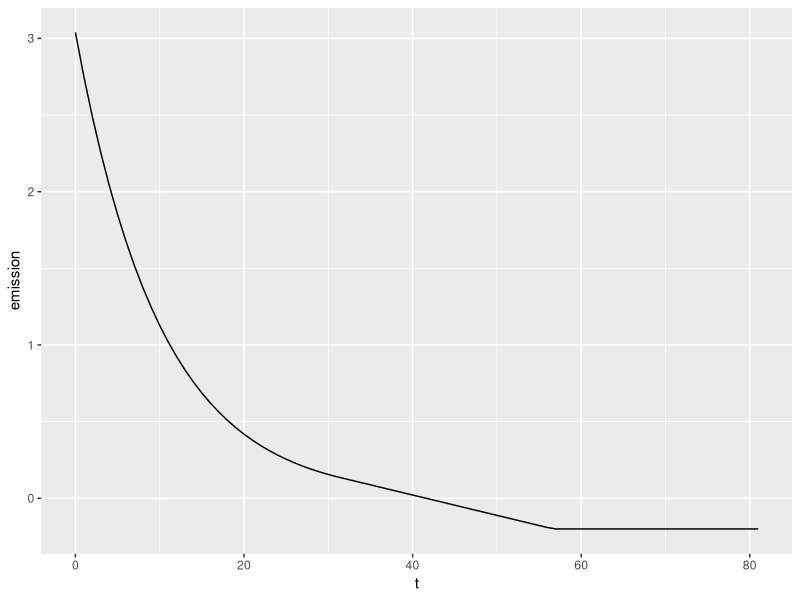
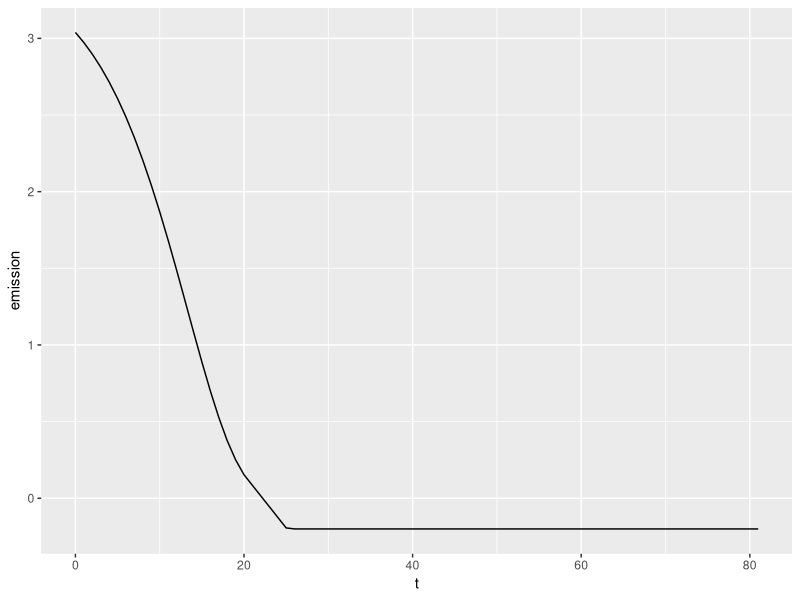
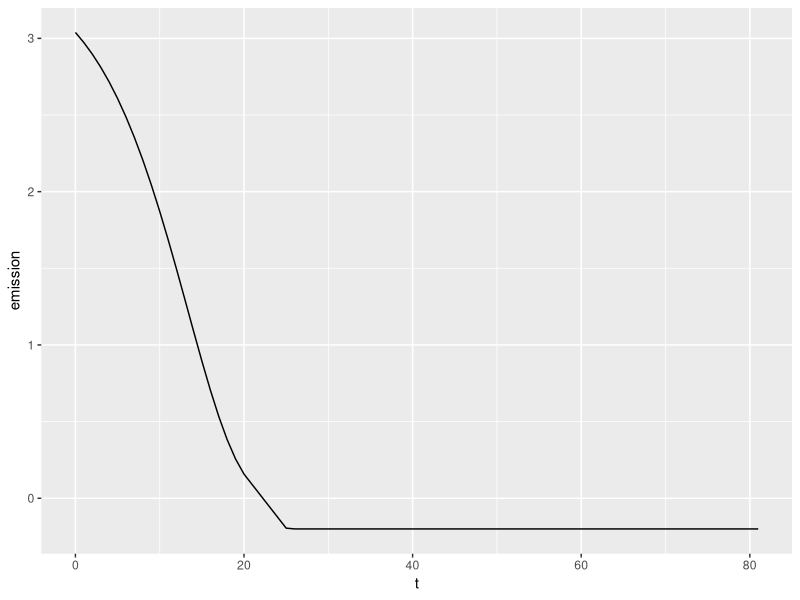
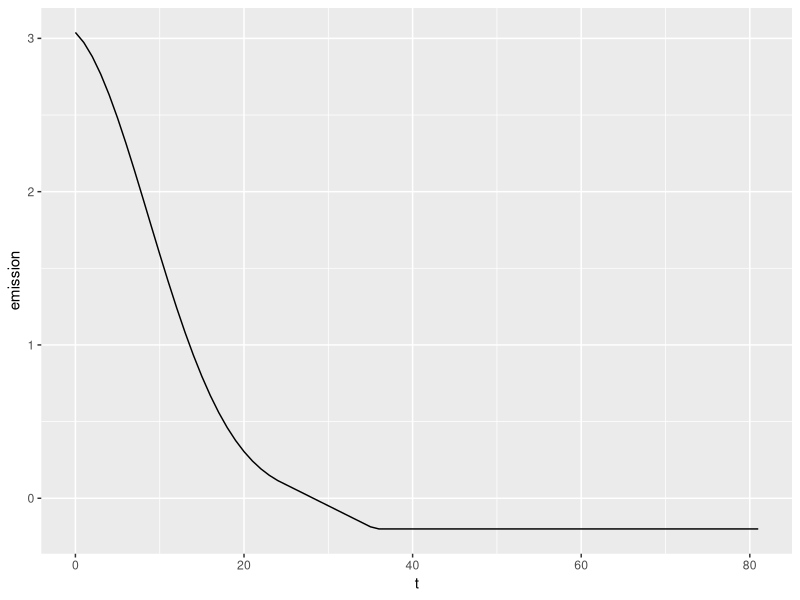
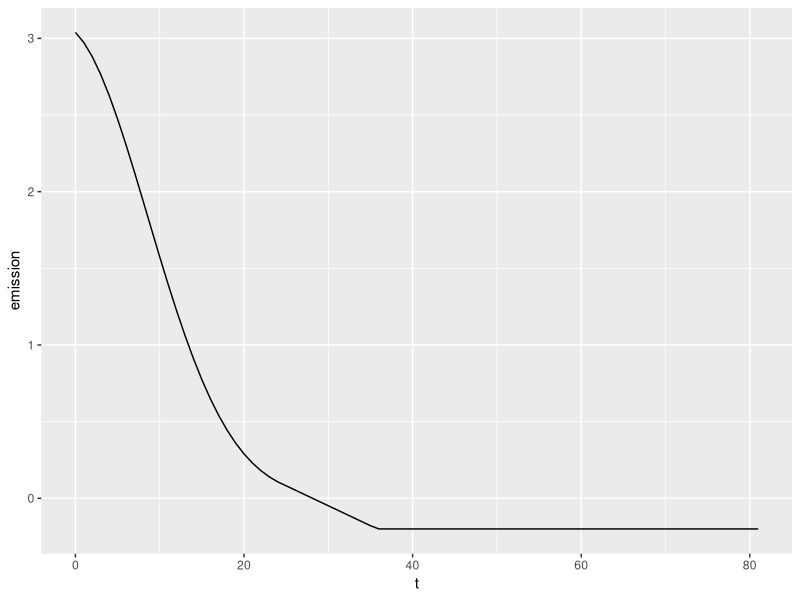
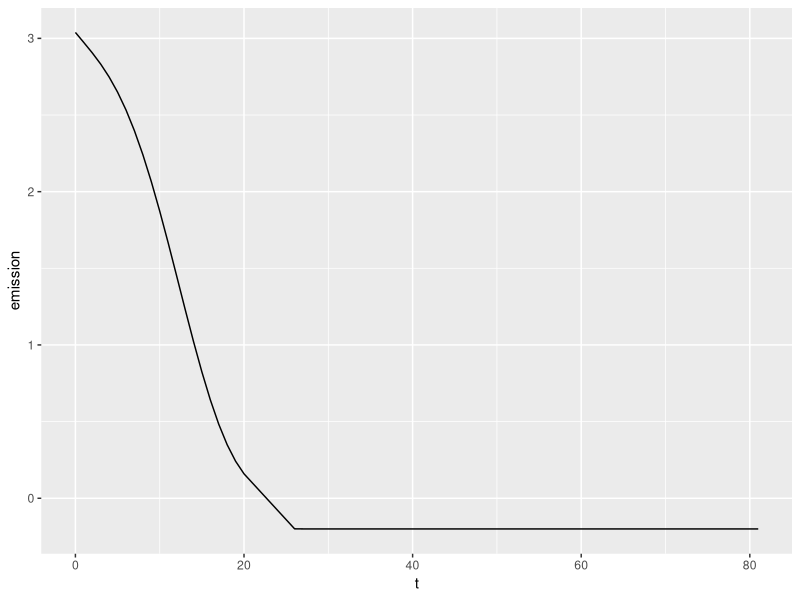
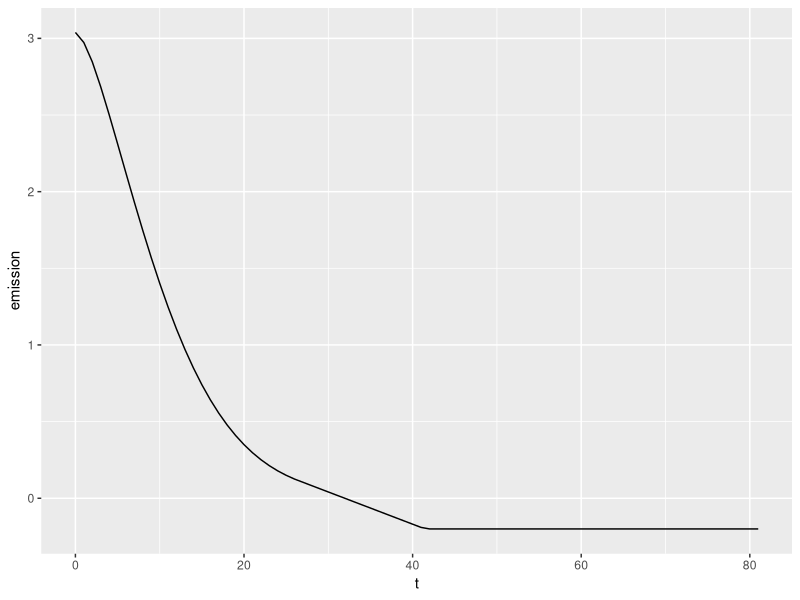

The R script that drew these images, in order: (Note: this script raises an error after producing the figures.)
library(dplyr)
library(ggplot2)
library(nleqslv)

# Geteilte Funktion ####

f1 <- function(x) {3 * .97 ^ x}
f2 <- function(x) {-x+30}
f3 <- function(x) {e_min}

g <- function(x) {
  dat <- data.frame(emission = 3, t = 0:82)
  dat$emission[i] <- dat$emission[i-1] * x[1]
  y[y < .2] <- f2(x[y < 2])
  y[y <= e_min] <- f3(x[y <= e_min])
  
}

# Optimierung ####

emis_by <- 3.03870921601875
base_year <- 2020
budget <- 22 #21.8043361981087
emis_neg <- -.2
rr_20 <- -0.0217324116377584
threshold_linear_rm1 <- 0.136741914720844000
threshold_linear_other <- 0.106354822560656
threshold_horizontal <- -0.2

make_linear <- function(x, rm) {
  for(i in 3:length(x)) {
    if(rm == "rm1") {
      if(x[i-1] <= threshold_linear_rm1) {
        x[i] <- x[i-1] + x[i-1] - x[i-2]
      }
    } else {
      if(x[i-1] <= threshold_linear_other) {
        x[i] <- x[i-1] + x[i-1] - x[i-2]
      }
    }
  }
  return(x)
}

make_horizontal <- function(x) {
  for(i in 3:length(x)) {
    if(x[i] <= threshold_horizontal) {
      x[i] <- threshold_horizontal
    }
  }
  return(x)
}

optimize_function <- function(fun, neg) {
  if(neg == T) {
    xstart <- matrix(runif(800, min = -1, max = 0), ncol = 1)
  } else {
    xstart <- matrix(runif(800, min = 0, max = 1), ncol = 1)
  }
  opt_x <- searchZeros(xstart, fun,  method = "Broyden", global = "dbldog",  control = list(btol = 1e-6))
  return(opt_x)
}

# RM-1 const ####

fun <- function(x){
  emis <- rep(emis_by, 82)
  t <- 0:81
  year <- 2019:2100
  for(i in 2:82){
    emis[i] <- emis[i-1] * (1 + x)
  } 
  emis <- make_linear(emis, rm = "rm1")
  emis <- make_horizontal(emis)
  
  ret <- numeric(1)
  ret[1] <- sum(emis[-1]) - budget
  return(ret)
}

opt_x <- optimize_function(fun, neg = T)

fun(x = opt_x[[1]][1])
opt_x[[1]][1]

# Test

x <- -0.09278078498705640000

dat <- data.frame(emission = emis_by, t = 0:81, year = 2019:2100)
for(i in 2:82){
  dat$emission[i] <- dat$emission[i-1] * (1 + x)
} 
dat$emission <- make_linear(dat$emission, rm = "rm1")
dat$emission <- make_horizontal(dat$emission)

sum(dat$emission[-1]) # 22.495188954231

# Check

dat <- data.frame(emission = emis_by, t = 0:81, year = 2019:2100)
for(i in 2:82){
  dat$emission[i] <- dat$emission[i-1] * (1 + opt_x[[1]][which(opt_x[[1]] < 0)]) # only allow negative x
} 
dat$emission <- make_linear(dat$emission, rm = "rm1")
dat$emission <- make_horizontal(dat$emission)

sum(dat$emission[-1])
all.equal(sum(dat$emission[-1]), budget)

# Plot

dat %>%
  ggplot(aes(x = t, y = emission)) +
  geom_line()



# RM-2 exp ####

# RR = RR_t-1 * (1 + a)

fun <- function(x){

  emis <- rep(emis_by, 82)
  t <- 0:81
  year <- 2019:2100  
  rr <- rep(rr_20, 82)
  
  for(i in 2:82){
    rr[i] <- ifelse(year[i] == 2020, rr_20, rr[i-1] * (1 + x))
    emis[i] <- emis[i-1] * (1 + rr[i])
  } 
  emis <- make_linear(emis, rm = "rm2")
  emis <- make_horizontal(emis)
  
  ret <- numeric(1)
  ret[1] <- sum(emis[-1]) - budget
  return(ret)
}

opt_x <- optimize_function(fun, neg = F)

fun(x = .6)
fun(x = opt_x[[1]][1])
opt_x[[1]][1]


# Test

x <- 0.163923990121359

dat <- data.frame(emission = emis_by, t = 0:81, rr = rr_20, year = 2019:2100)
for(i in 2:82){
  dat$rr[i] <- ifelse(dat$year[i] == 2020, rr_20, dat$rr[i-1] * (1 + x))
  dat$emission[i] <- dat$emission[i-1] * (1 + dat$rr[i])
} 
dat$emission <- make_linear(dat$emission, rm = "rm2")
dat$emission <- make_horizontal(dat$emission)

dat %>%
  ggplot(aes(x = t, y = emission)) +
  geom_line()

sum(dat$emission[-1]) # 21.93514822285140

# Check

dat <- data.frame(emission = emis_by, t = 0:81, rr = rr_20, year = 2019:2100)
for(i in 2:82){
  dat$rr[i] <- ifelse(dat$year[i] == 2020, rr_20, dat$rr[i-1] * (1 + opt_x[[1]][which(opt_x[[1]] > 0)])) # only allow positive x
  dat$emission[i] <- dat$emission[i-1] * (1 + dat$rr[i])
} 
dat$emission <- make_linear(dat$emission, rm = "rm2")
dat$emission <- make_horizontal(dat$emission)

sum(dat$emission[-1])
all.equal(sum(dat$emission[-1]), budget)

# Plot

dat %>%
  ggplot(aes(x = t, y = emission)) +
  geom_line()


# RM-3 lin ####

# RR = RR_t-1 * (1 + a)

fun <- function(x){
  
  emis <- rep(emis_by, 82)
  t <- 0:81
  year <- 2019:2100  
  rr <- rep(rr_20, 82)
  
  for(i in 2:82){
    rr[i] <- ifelse(year[i] == 2020, rr_20, rr[i-1] + x)
    emis[i] <- emis[i-1] * (1 + rr[i])
  } 
  emis <- make_linear(emis, rm = "rm3")
  emis <- make_horizontal(emis)
  
  ret <- numeric(1)
  ret[1] <- sum(emis[-1]) - budget
  return(ret)
}

opt_x <- optimize_function(fun, neg = T)

opt_x[[1]]
fun(x = .6)
fun(x = opt_x[[1]][1])


# TEST

x <- -0.00899369958670053

dat <- data.frame(emission = emis_by, t = 0:81, rr = rr_20, year = 2019:2100)
for(i in 2:82){
  dat$rr[i] <- ifelse(dat$year[i] == 2020, rr_20, dat$rr[i-1] + x)
  dat$emission[i] <- dat$emission[i-1] * (1 + dat$rr[i])
} 
dat$emission <- make_linear(dat$emission, rm = "rm3")
dat$emission <- make_horizontal(dat$emission)

all.equal(sum(dat$emission[-1]), budget)
sum(dat$emission[-1]) # 22.3150808047117

dat %>%
  ggplot(aes(x = t, y = emission)) +
  geom_line()


# Check

dat <- data.frame(emission = emis_by, t = 0:81, rr = rr_20, year = 2019:2100)
for(i in 2:82){
  dat$rr[i] <- ifelse(dat$year[i] == 2020, rr_20, dat$rr[i-1] + opt_x[[1]][which(opt_x[[1]] < 0)]) # only allow negative x
  dat$emission[i] <- dat$emission[i-1] * (1 + dat$rr[i])
} 
dat$emission <- make_linear(dat$emission, rm = "rm3")
dat$emission <- make_horizontal(dat$emission)

all.equal(sum(dat$emission[-1]), budget)

dat %>%
  ggplot(aes(x = t, y = emission)) +
  geom_line()


# RM-4 quadr ####

# RR = a * (t - (BY + 1))^2 + RR_BY+1

fun <- function(x){
  
  emis <- rep(emis_by, 82)
  t <- 0:81
  year <- 2019:2100  
  rr <- rep(rr_20, 82)
  
  for(i in 2:82){
    rr[i] <- ifelse(year[i] == 2020, rr_20, x * (year[i] - base_year)^2 + rr_20)
    emis[i] <- emis[i-1] * (1 + rr[i])
  } 
  emis <- make_linear(emis, rm = "rm4")
  emis <- make_horizontal(emis)
  
  ret <- numeric(1)
  ret[1] <- sum(emis[-1]) - budget
  return(ret)
}

opt_x <- optimize_function(fun, neg = T)

opt_x[[1]]
fun(x = opt_x[[1]][1])


# Check

dat <- data.frame(emission = emis_by, t = 0:81, rr = rr_20, year = 2019:2100)
for(i in 2:82){
  dat$rr[i] <- ifelse(dat$year[i] == 2020, rr_20, opt_x[[1]][which(opt_x[[1]] < 0)] * (dat$year[i] - base_year)^2 + rr_20) # only allow negative x
  dat$emission[i] <- dat$emission[i-1] * (1 + dat$rr[i])
} 
dat$emission <- make_linear(dat$emission, rm = "rm4")
dat$emission <- make_horizontal(dat$emission)

sum(dat$emission[-1])
all.equal(sum(dat$emission[-1]), budget)

dat %>%
  ggplot(aes(x = t, y = emission)) +
  geom_line()


# RM-5 rad ####

# RR = a * sqrt(t - (BY + 1) - 0.5) + RR_BY+1

fun <- function(x){
  
  emis <- rep(emis_by, 82)
  t <- 0:81
  year <- 2019:2100  
  rr <- rep(rr_20, 82)
  
  for(i in 2:82){
    rr[i] <- ifelse(year[i] == 2020, rr_20, x * sqrt(year[i] - 0.5 - base_year) + rr_20)
    emis[i] <- emis[i-1] * (1 + rr[i])
  } 
  emis <- make_linear(emis, rm = "rm5")
  emis <- make_horizontal(emis)
  
  ret <- numeric(1)
  ret[1] <- sum(emis[-1]) - budget
  return(ret)
}

opt_x <- optimize_function(fun, neg = T)

opt_x[[1]]
fun(x = opt_x[[1]][1])


# Check

dat <- data.frame(emission = emis_by, t = 0:81, rr = rr_20, year = 2019:2100)
for(i in 2:82){
  dat$rr[i] <- ifelse(dat$year[i] == 2020, rr_20, opt_x[[1]][which(opt_x[[1]] < 0)] *  sqrt(dat$year[i] - 0.5 - base_year) + rr_20) # only allow negative x
  dat$emission[i] <- dat$emission[i-1] * (1 + dat$rr[i])
} 
dat$emission <- make_linear(dat$emission, rm = "rm5")
dat$emission <- make_horizontal(dat$emission)

sum(dat$emission[-1])
all.equal(sum(dat$emission[-1]), budget)

dat %>%
  ggplot(aes(x = t, y = emission)) +
  geom_line()


## WIESO HIER CORRECTING FACTOR???


# RM-6 abs ####

fun <- function(x){
  
  emis <- rep(emis_by, 82)
  t <- 0:81
  year <- 2019:2100  

  for(i in 2:82){
    emis[i] <- emis[i-1] + x
  } 
  emis <- make_horizontal(emis)
  
  ret <- numeric(1)
  ret[1] <- sum(emis[-1]) - budget
  return(ret)
}

opt_x <- optimize_function(fun, neg = T)

# Check

dat <- data.frame(emission = emis_byabs, year = 2019:2100)
for(i in 2:82){
  dat$emission[i] <- dat$emission[i-1] + opt_x[[1]][which(opt_x[[1]] < 0)] # only allow negative x
} 
dat$emission <- make_horizontal(dat$emission)

sum(dat$emission[-1])
all.equal(sum(dat$emission[-1]), budget)

dat %>%
  ggplot(aes(x = year, y = emission)) +
  geom_line()
